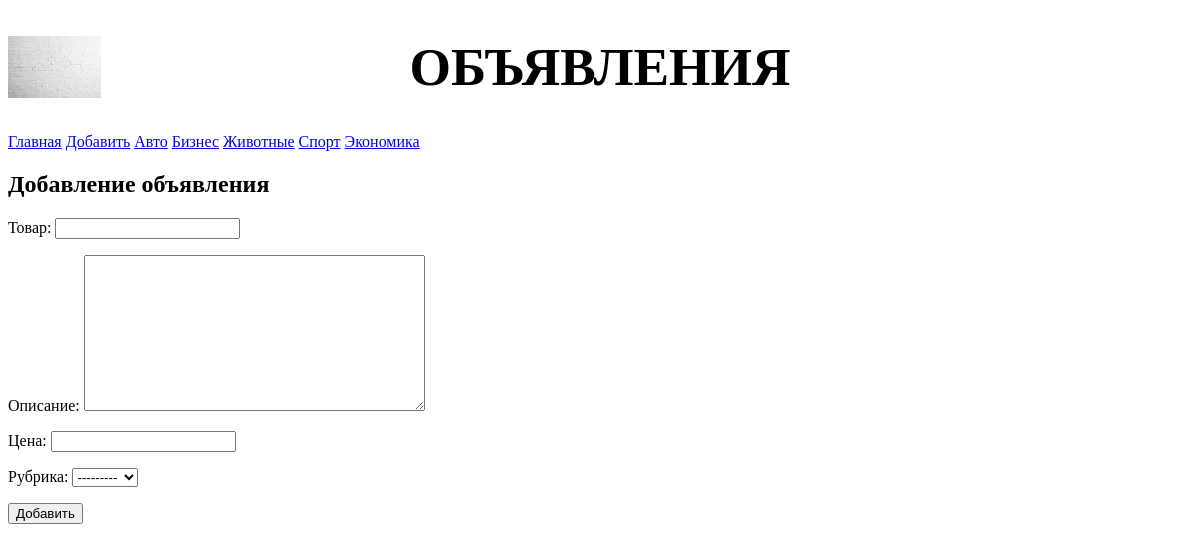
The page /bboard/add/ on the database its author committed.
### bboard/models.py (models this page shows)
class Rubric(models.Model):
    name = models.CharField(max_length=20, db_index=True, verbose_name='Название')
    visible = models.BooleanField(default=False)
    def __str__(self):
        return self.name
    class Meta:
        verbose_name_plural = 'Рубрики'
        verbose_name = 'Рубрика'
        ordering = ['name']

### bboard/views.py (the view)
# urls.py: path('add/', BbCreateView.as_view(), name='add'),
class BbCreateView(CreateView):
    template_name = 'bboard/create.html'
    form_class = BbForm
    success_url = reverse_lazy('index')
    def get_context_data(self, **kwargs):
        context = super().get_context_data(**kwargs)
        context['rubrics'] = Rubric.objects.all()
        return context

### bboard/forms.py
class BbForm(ModelForm):
    class Meta:
        model = Bb
        fields = ('title', 'content', 'price', 'rubric')

### bboard/templates/bboard/create.html (shortened to what this page needs)
{% extends 'layout/basic.html' %}
{% block content %}
<h2>Добавление объявления</h2>
<form method="post">
    {{ form.as_p }}
    <input type="submit" value="Добавить">
</form>
{% endblock %}

### bboard/templates/layout/basic.html (shortened to what this page needs)
{% load static %}
<!doctype html>
<html>
    <head>
        <link rel="stylesheet" type="text/css"
        href="{% static 'bboard/style.css' %}">
    </head>
    <body>
        <header>
            <h1>Объявления</h1>
        </header>
        <nav>
            <a href="{% url 'index' %}">Главная</a>
            <a href="{% url 'add' %}">Добавить</a>
            {% for rubric in rubrics %}
                <a href="{% url 'by_rubric' rubric.pk %}">{{ rubric.name }}</a>
            {% endfor %}
        </nav>
        <section>
            {% block content %}
            {% endblock %}
        </section>
    </body>
</html>

### bboard/static/bboard/style.css (style rules this page uses)
header h1 { font-size: 40pt; text-transform: uppercase; text-align: center; background: url("bg.jpeg") left / auto 100% no-repeat; }
nav { list-style-type: none; margin: 0; padding: 0; }
section { margin-left: 300рх; }

### rows shown on the page
Rubric: name "Авто"
Rubric: name "Бизнес"
Rubric: name "Животные"
Rubric: name "Спорт"
Rubric: name "Экономика"
